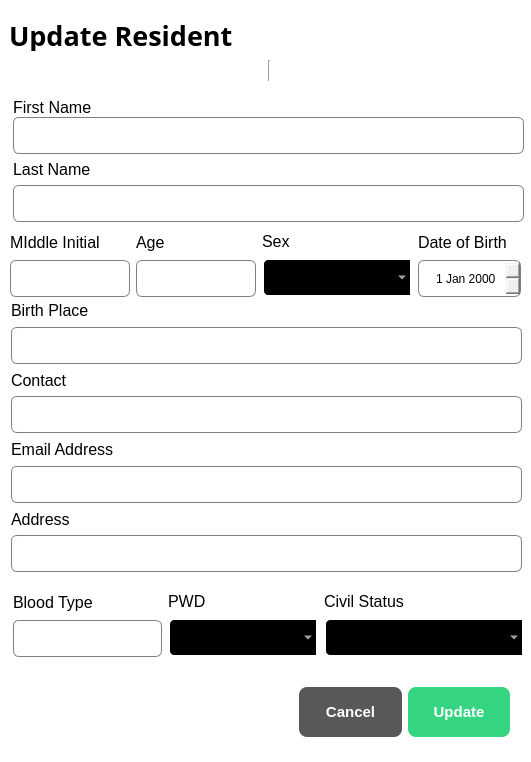
<?xml version="1.0" encoding="UTF-8"?>
<ui version="4.0">
 <class>Dialog</class>
 <widget class="QDialog" name="Dialog">
  <property name="geometry">
   <rect>
    <x>0</x>
    <y>0</y>
    <width>531</width>
    <height>762</height>
   </rect>
  </property>
  <property name="windowTitle">
   <string>Dialog</string>
  </property>
  <property name="styleSheet">
   <string notr="true">QDialog{
 
background-color:white;

}

QLineEdit{

border: 1px solid gray;
border-radius:6px;
padding-left: 15px;
height: 35px;
}

QDateEdit{ 
border: 1px solid gray;
border-radius:6px;
padding-left: 15px;
height: 35px;
}

QComboBox{ 
border: 2px solid white;
border-radius:6px;
padding-left: 1px 18px 1px 3px;
height: 35px;
background-color:black;
color:white;
padding-left:15px;
selection-background-color: #298089;
}</string>
  </property>
  <widget class="QWidget" name="layoutWidget">
   <property name="geometry">
    <rect>
     <x>299</x>
     <y>686</y>
     <width>211</width>
     <height>52</height>
    </rect>
   </property>
   <layout class="QHBoxLayout" name="horizontalLayout_4">
    <item>
     <widget class="QPushButton" name="btn_update_cancel">
      <property name="minimumSize">
       <size>
        <width>0</width>
        <height>50</height>
       </size>
      </property>
      <property name="styleSheet">
       <string notr="true">QPushButton{
 background-color: #585858;
 color:white;
border:none;
border-radius:8px;
font-weight: bold;
font-size: 15px;
}</string>
      </property>
      <property name="text">
       <string>Cancel</string>
      </property>
      <property name="checkable">
       <bool>true</bool>
      </property>
      <property name="autoExclusive">
       <bool>true</bool>
      </property>
     </widget>
    </item>
    <item>
     <widget class="QPushButton" name="btn_update">
      <property name="minimumSize">
       <size>
        <width>0</width>
        <height>50</height>
       </size>
      </property>
      <property name="styleSheet">
       <string notr="true">QPushButton{
 background-color: #34D481;
 color:white;
border:none;
border-radius:8px;
font-weight: bold;
font-size: 15px;
}</string>
      </property>
      <property name="text">
       <string>Update</string>
      </property>
      <property name="checkable">
       <bool>true</bool>
      </property>
      <property name="autoExclusive">
       <bool>true</bool>
      </property>
     </widget>
    </item>
   </layout>
  </widget>
  <widget class="QWidget" name="layoutWidget_2">
   <property name="geometry">
    <rect>
     <x>13</x>
     <y>98</y>
     <width>511</width>
     <height>124</height>
    </rect>
   </property>
   <layout class="QVBoxLayout" name="verticalLayout_17">
    <item>
     <layout class="QVBoxLayout" name="verticalLayout_18">
      <property name="spacing">
       <number>0</number>
      </property>
      <item>
       <widget class="QLabel" name="label_15">
        <property name="font">
         <font>
          <family>Arial</family>
          <pointsize>12</pointsize>
         </font>
        </property>
        <property name="text">
         <string>First Name</string>
        </property>
       </widget>
      </item>
      <item>
       <widget class="QLineEdit" name="update_fname">
        <property name="minimumSize">
         <size>
          <width>0</width>
          <height>35</height>
         </size>
        </property>
       </widget>
      </item>
     </layout>
    </item>
    <item>
     <layout class="QVBoxLayout" name="verticalLayout_19">
      <item>
       <widget class="QLabel" name="label_17">
        <property name="font">
         <font>
          <family>Arial</family>
          <pointsize>12</pointsize>
         </font>
        </property>
        <property name="text">
         <string>Last Name</string>
        </property>
       </widget>
      </item>
      <item>
       <widget class="QLineEdit" name="update_lname">
        <property name="minimumSize">
         <size>
          <width>0</width>
          <height>35</height>
         </size>
        </property>
       </widget>
      </item>
     </layout>
    </item>
   </layout>
  </widget>
  <widget class="QWidget" name="layoutWidget_3">
   <property name="geometry">
    <rect>
     <x>11</x>
     <y>300</y>
     <width>511</width>
     <height>272</height>
    </rect>
   </property>
   <layout class="QVBoxLayout" name="verticalLayout_20">
    <item>
     <layout class="QVBoxLayout" name="verticalLayout_21">
      <item>
       <widget class="QLabel" name="label_18">
        <property name="font">
         <font>
          <family>Arial</family>
          <pointsize>12</pointsize>
         </font>
        </property>
        <property name="text">
         <string>Birth Place</string>
        </property>
       </widget>
      </item>
      <item>
       <widget class="QLineEdit" name="update_birthplace">
        <property name="minimumSize">
         <size>
          <width>0</width>
          <height>35</height>
         </size>
        </property>
       </widget>
      </item>
     </layout>
    </item>
    <item>
     <layout class="QVBoxLayout" name="verticalLayout_22">
      <item>
       <widget class="QLabel" name="label_19">
        <property name="font">
         <font>
          <family>Arial</family>
          <pointsize>12</pointsize>
         </font>
        </property>
        <property name="text">
         <string>Contact</string>
        </property>
       </widget>
      </item>
      <item>
       <widget class="QLineEdit" name="update_contact">
        <property name="minimumSize">
         <size>
          <width>0</width>
          <height>35</height>
         </size>
        </property>
       </widget>
      </item>
     </layout>
    </item>
    <item>
     <layout class="QVBoxLayout" name="verticalLayout_23">
      <item>
       <widget class="QLabel" name="label_20">
        <property name="font">
         <font>
          <family>Arial</family>
          <pointsize>12</pointsize>
         </font>
        </property>
        <property name="text">
         <string>Email Address</string>
        </property>
       </widget>
      </item>
      <item>
       <widget class="QLineEdit" name="update_email">
        <property name="minimumSize">
         <size>
          <width>0</width>
          <height>35</height>
         </size>
        </property>
       </widget>
      </item>
     </layout>
    </item>
    <item>
     <layout class="QVBoxLayout" name="verticalLayout_24">
      <item>
       <widget class="QLabel" name="label_21">
        <property name="font">
         <font>
          <family>Arial</family>
          <pointsize>12</pointsize>
         </font>
        </property>
        <property name="text">
         <string>Address</string>
        </property>
       </widget>
      </item>
      <item>
       <widget class="QLineEdit" name="update_address">
        <property name="minimumSize">
         <size>
          <width>0</width>
          <height>35</height>
         </size>
        </property>
       </widget>
      </item>
     </layout>
    </item>
   </layout>
  </widget>
  <widget class="QWidget" name="layoutWidget_4">
   <property name="geometry">
    <rect>
     <x>13</x>
     <y>590</y>
     <width>511</width>
     <height>67</height>
    </rect>
   </property>
   <layout class="QHBoxLayout" name="horizontalLayout_5">
    <item>
     <layout class="QVBoxLayout" name="verticalLayout_25">
      <item>
       <widget class="QLabel" name="label_22">
        <property name="font">
         <font>
          <family>Arial</family>
          <pointsize>12</pointsize>
         </font>
        </property>
        <property name="text">
         <string>Blood Type</string>
        </property>
       </widget>
      </item>
      <item>
       <widget class="QLineEdit" name="update_blood">
        <property name="minimumSize">
         <size>
          <width>0</width>
          <height>35</height>
         </size>
        </property>
       </widget>
      </item>
     </layout>
    </item>
    <item>
     <layout class="QVBoxLayout" name="verticalLayout_26">
      <item>
       <widget class="QLabel" name="label_23">
        <property name="font">
         <font>
          <family>Arial</family>
          <pointsize>12</pointsize>
         </font>
        </property>
        <property name="text">
         <string>PWD</string>
        </property>
       </widget>
      </item>
      <item>
       <widget class="QComboBox" name="update_pwd_set">
        <property name="minimumSize">
         <size>
          <width>150</width>
          <height>35</height>
         </size>
        </property>
        <property name="styleSheet">
         <string notr="true"/>
        </property>
        <item>
         <property name="text">
          <string/>
         </property>
        </item>
        <item>
         <property name="text">
          <string>Yes</string>
         </property>
        </item>
        <item>
         <property name="text">
          <string>No</string>
         </property>
        </item>
       </widget>
      </item>
     </layout>
    </item>
    <item>
     <layout class="QVBoxLayout" name="verticalLayout_27">
      <item>
       <widget class="QLabel" name="label_24">
        <property name="font">
         <font>
          <family>Arial</family>
          <pointsize>12</pointsize>
         </font>
        </property>
        <property name="text">
         <string>Civil Status</string>
        </property>
       </widget>
      </item>
      <item>
       <widget class="QComboBox" name="update_status_set">
        <property name="minimumSize">
         <size>
          <width>200</width>
          <height>35</height>
         </size>
        </property>
        <property name="styleSheet">
         <string notr="true"/>
        </property>
        <item>
         <property name="text">
          <string/>
         </property>
        </item>
        <item>
         <property name="text">
          <string>Single</string>
         </property>
        </item>
        <item>
         <property name="text">
          <string>Married</string>
         </property>
        </item>
        <item>
         <property name="text">
          <string>Divorced</string>
         </property>
        </item>
        <item>
         <property name="text">
          <string>Separated</string>
         </property>
        </item>
        <item>
         <property name="text">
          <string>Widowed</string>
         </property>
        </item>
       </widget>
      </item>
     </layout>
    </item>
   </layout>
  </widget>
  <widget class="QLabel" name="label">
   <property name="geometry">
    <rect>
     <x>9</x>
     <y>20</y>
     <width>261</width>
     <height>31</height>
    </rect>
   </property>
   <property name="font">
    <font>
     <family>Arial Rounded MT</family>
     <pointsize>20</pointsize>
     <weight>75</weight>
     <bold>true</bold>
    </font>
   </property>
   <property name="text">
    <string>Update Resident</string>
   </property>
  </widget>
  <widget class="Line" name="line">
   <property name="geometry">
    <rect>
     <x>-1</x>
     <y>60</y>
     <width>541</width>
     <height>21</height>
    </rect>
   </property>
   <property name="orientation">
    <enum>Qt::Vertical</enum>
   </property>
  </widget>
  <widget class="QWidget" name="layoutWidget_5">
   <property name="geometry">
    <rect>
     <x>10</x>
     <y>230</y>
     <width>511</width>
     <height>67</height>
    </rect>
   </property>
   <layout class="QHBoxLayout" name="horizontalLayout_6">
    <item>
     <layout class="QVBoxLayout" name="verticalLayout_28">
      <item>
       <widget class="QLabel" name="label_25">
        <property name="font">
         <font>
          <family>Arial</family>
          <pointsize>12</pointsize>
         </font>
        </property>
        <property name="text">
         <string>MIddle Initial</string>
        </property>
       </widget>
      </item>
      <item>
       <widget class="QLineEdit" name="update_mid">
        <property name="minimumSize">
         <size>
          <width>0</width>
          <height>35</height>
         </size>
        </property>
       </widget>
      </item>
     </layout>
    </item>
    <item>
     <layout class="QVBoxLayout" name="verticalLayout_29">
      <item>
       <widget class="QLabel" name="label_26">
        <property name="font">
         <font>
          <family>Arial</family>
          <pointsize>12</pointsize>
         </font>
        </property>
        <property name="text">
         <string>Age</string>
        </property>
       </widget>
      </item>
      <item>
       <widget class="QLineEdit" name="update_age">
        <property name="minimumSize">
         <size>
          <width>0</width>
          <height>35</height>
         </size>
        </property>
       </widget>
      </item>
     </layout>
    </item>
    <item>
     <layout class="QVBoxLayout" name="verticalLayout_30">
      <item>
       <widget class="QLabel" name="label_27">
        <property name="font">
         <font>
          <family>Arial</family>
          <pointsize>12</pointsize>
         </font>
        </property>
        <property name="text">
         <string>Sex</string>
        </property>
       </widget>
      </item>
      <item>
       <widget class="QComboBox" name="update_sex_set">
        <property name="minimumSize">
         <size>
          <width>150</width>
          <height>35</height>
         </size>
        </property>
        <item>
         <property name="text">
          <string/>
         </property>
        </item>
        <item>
         <property name="text">
          <string>Male</string>
         </property>
        </item>
        <item>
         <property name="text">
          <string>Female</string>
         </property>
        </item>
       </widget>
      </item>
     </layout>
    </item>
    <item>
     <layout class="QVBoxLayout" name="verticalLayout_31">
      <item>
       <widget class="QLabel" name="label_28">
        <property name="font">
         <font>
          <family>Arial</family>
          <pointsize>12</pointsize>
         </font>
        </property>
        <property name="text">
         <string>Date of Birth</string>
        </property>
       </widget>
      </item>
      <item>
       <widget class="QDateEdit" name="update_dob_dateEdit">
        <property name="minimumSize">
         <size>
          <width>100</width>
          <height>35</height>
         </size>
        </property>
       </widget>
      </item>
     </layout>
    </item>
   </layout>
  </widget>
 </widget>
 <resources/>
 <connections/>
</ui>
